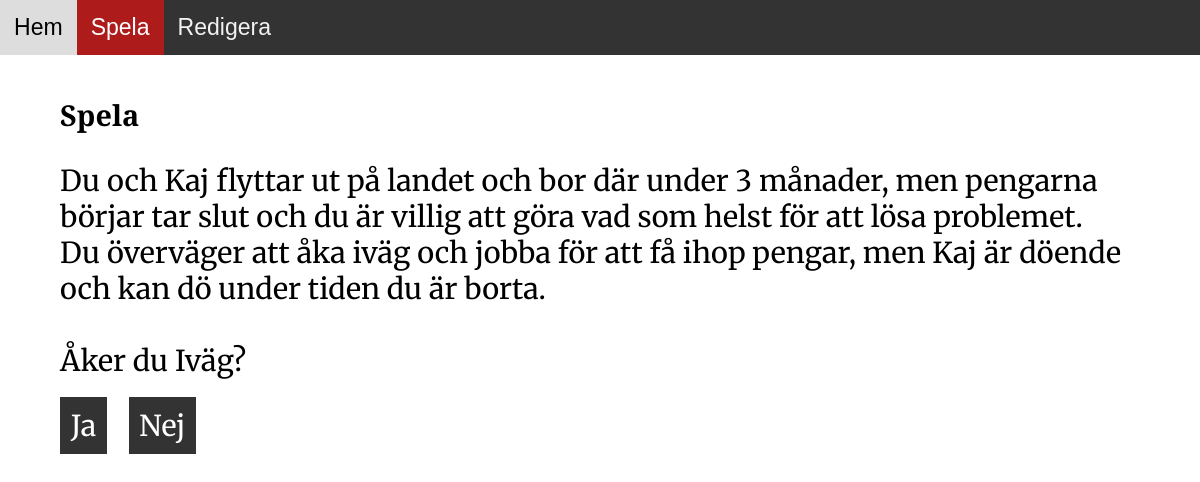
The page /play.php?page=8 on the database its author committed.
### tables this page shows
CREATE TABLE `story` (
  `id` int(10) UNSIGNED NOT NULL,
  `title` varchar(128) NOT NULL,
  `text` text NOT NULL,
  `place` varchar(64) NOT NULL
);

CREATE TABLE `storylinks` (
  `id` int(10) UNSIGNED NOT NULL,
  `storyid` int(10) UNSIGNED NOT NULL,
  `target` int(10) UNSIGNED NOT NULL,
  `text` varchar(128) NOT NULL
);

### play.php (the view, shortened to what this page needs)
<!doctype html>
<html lang="se">
<head>
	<link rel="stylesheet" href="css/style.css">
</head>
<body>
<nav id="navbar">
	<a href="index.php">Hem</a>
	<a class="active" href="play.php?page=7">Spela</a>
	<a href="edit.php">Redigera</a>
</nav>
<main class="content">
	<section>
		<h1>Spela</h1>
<?php
	$dbh = new PDO('mysql:host=localhost;dbname=te16;charset=utf8mb4', $dbuser, $dbpass);
	if (isset($_GET['page'])) {
		$filteredPage = filter_input(INPUT_GET, "page", FILTER_VALIDATE_INT);
		$stmt = $dbh->prepare("SELECT * FROM story WHERE id = :id");
		$stmt->bindParam(':id', $filteredPage);
		$stmt->execute();
		$row = $stmt->fetch(PDO::FETCH_ASSOC);
		echo "<p id=\"storyText\">" . $row['text'] . "</p>";
		$stmt = $dbh->prepare("SELECT * FROM storylinks WHERE storyid = :id");
		$stmt->bindParam(':id', $filteredPage);
		$stmt->execute();
		$row = $stmt->fetchAll(PDO::FETCH_ASSOC);
		foreach ($row as $val) {
			echo "<a class=\"link\" href=\"?page=" . $val['target'] . "\">" . $val['text'] . "</a>";
		}
	} elseif(isset($_SESSION['page'])) {
	} else {
	}
?>
</main>
</body>
</html>

### css/style.css (style rules this page uses)
#navbar { overflow: hidden; background-color: #333; font-family: 'Merriweather Sans', sans-serif; }
#navbar a { float: left; display: block; color: #f2f2f2; text-align: center; padding: 14px; text-decoration: none; font-size: 1.2em; }
#navbar a.active { background-color: #ad1b1b; color: white; }
.content { padding: 16px; }
main { margin: 0 auto; width: 90%; }
html { font-size: 16px; }
body { font-size: 1.2em; font-family: 'Merriweather', serif; margin: 0px; padding: 0px; }
h1, h2, h3, h4 { font-family: 'Merriweather Sans', sans-serif; }
.link { text-decoration: none; display: inline block; background-color: #333; width: 0 auto; margin-right: 2%; color: white; padding: 1%; font-size: 150% }
#storyText { font-size: 150%; }

### rows shown on the page
story: text "Du och Kaj flyttar ut på landet och bor där under 3 månader, men pengarna börjar tar slut och du är villig att göra vad som helst för att lösa problemet. Du överväger att åka iväg och jobba för att få ihop pengar, men Kaj är döende och kan dö under tiden du är borta. Åker du Iväg?"
storylinks: text "Ja"
storylinks: text "Nej"
